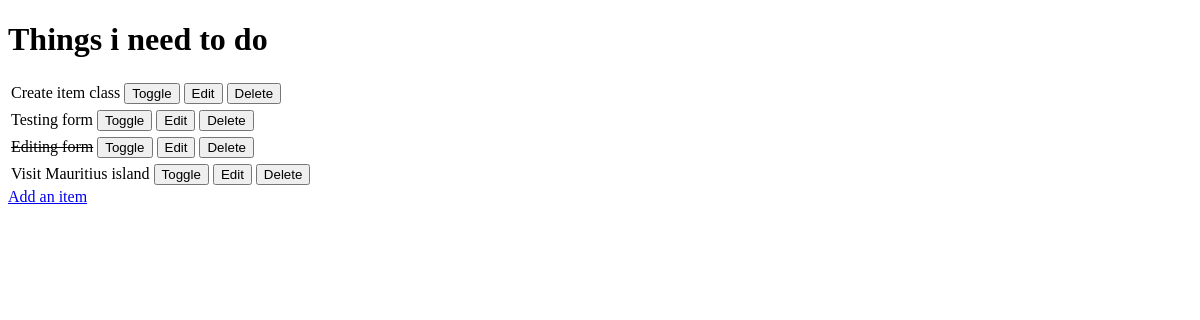
/, run on an earlier commit of the app's database.
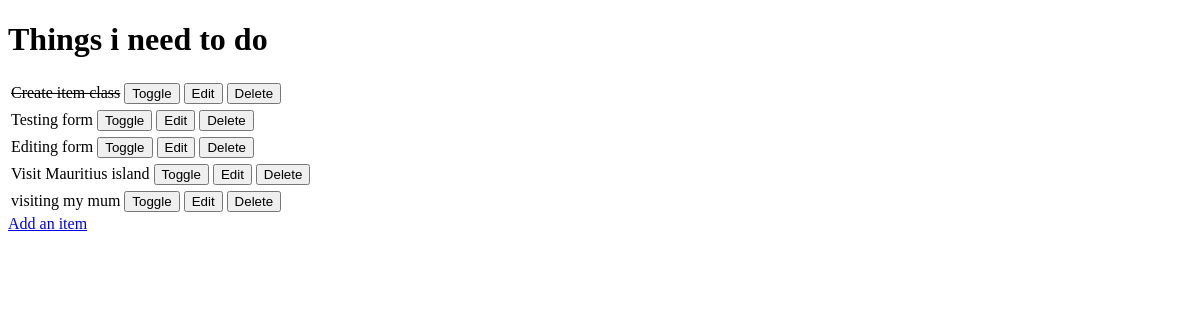
And on a later commit of the database.
### todo/models.py (models this page shows, shortened)
class Item(models.Model):
    name = models.CharField(max_length=50, null=False, blank=False)
    done = models.BooleanField(null=False, blank=False, default=False)

### todo/views.py (the view)
# urls.py: path('', views.get_todo_list, name="get_todo_list"),
def get_todo_list(request):
    items = Item.objects.all()
    context = {
        'items': items
    }
    return render(request, 'todo/todo_list.html', context)

### todo/templates/todo/todo_list.html (shortened to what this page needs)
<!DOCTYPE html>
<html lang="en">
<head>
</head>
<body>
    <h1>Things i need to do</h1>
    {% for item in items %}
        <table>
            <tr>
                {% if item.done %}
                    <td><strike>{{ item.name }}</strike></td>
                {% else %}
                    <td>{{ item.name }}</td>
                {% endif %}
                <td>
                    <a href="/toggle/{{ item.id }}">
                        <button>Toggle</button>
                    </a>
                </td>
                <td>
                    <a href="/edit/{{ item.id }}">
                        <button>Edit</button>
                    </a>
                </td>
                <td>
                    <a href="/delete/{{ item.id }}">
                        <button>Delete</button>
                    </a>
                </td>
            </tr>
        </table>
    {% empty %}
        <tr><td>You have nothing to do</td></tr>
    {% endfor %}
    <a href="/add">Add an item</a>
</body>
</html>

What changed in the data, as far as the page shows it:
changed Item "Create item class": done False → True (drawn)
changed Item "Editing form": done True → False (drawn)
added Item: name "visiting my mum"
